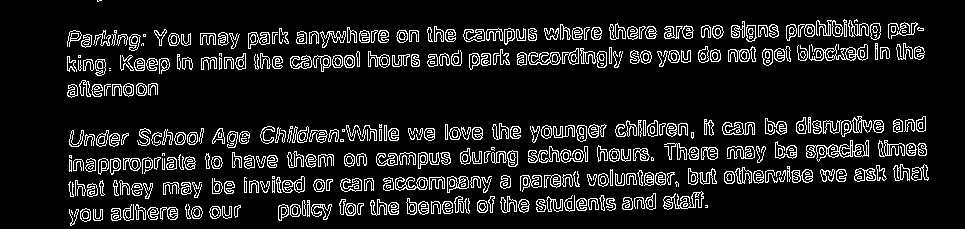
#> input picture processed_improved1_canny_sample01.jpg, 965 x 229 px, given in place of sample01.png, which was not available
$ python main.py   (older library calls are emulated)
#> lines starting #> are read from the running program, lines starting #| are printed output that depends on the picture; after the words box and inside, x2 and y2 are one past the last pixel; in counts of white or black regions, pixels touching at a corner belong together; long printed decimals are rounded; pictures that were not available may be replaced by others from this repository, and a replacement may not be noted
#> further down, img is the input picture: shape (229, 965); min 0, max 255, mean 27.7
import cv2
import argparse
import numpy as np
import pytesseract
import matplotlib.pyplot as pl
import math

debug_dir = './debug'
im_dir = './images'

# otsu global thresholding implementation
def otsu_t (img):
    print('Calculating Otsu threshold')
    ## de-noising
    # add gaussian blur to reduce image noise
    img = cv2.GaussianBlur(img, (5,5),0)
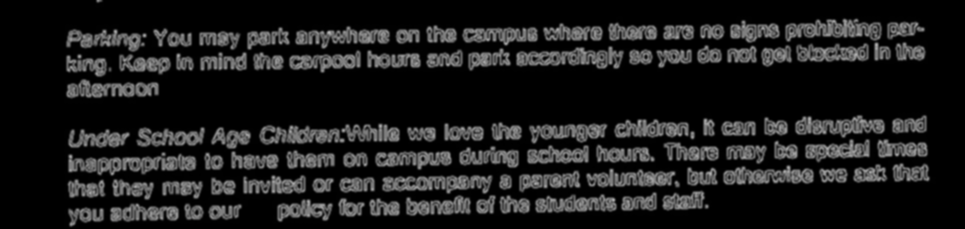
#> img: shape (229, 965); min 0, max 181, mean 27.8

    cv2.imwrite(f'{debug_dir}/gblur_{args.imname}.jpg', img) # checkpoint 1 gaussian blur

    # get image histogram
    bins = 256
    hist, bin_edges = np.histogram(img, bins=bins)
#> hist = 256 values, max 120230 at index 0, min 0 at index 3, mean 863.2; bin_edges = 257 values from 0 to 181

    # save histogram plot for analysis later
    pl.hist(hist)
    pl.title(f'{args.imname}')
    pl.xlabel("value")
    pl.ylabel("Frequency")
    pl.savefig(f"{debug_dir}/histoplot_{args.imname}.jpg")
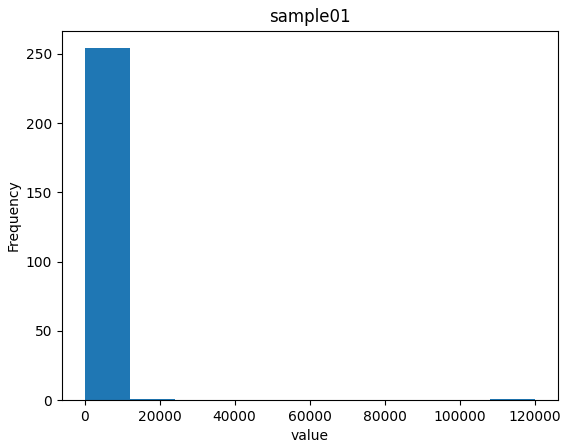
#> figure drawn by matplotlib, 1 panel; tallest bar 254 high, from x = 0 to 12023

    # perform normalization
    hist = np.divide(hist.ravel(), hist.max())
#> hist = 256 values, max 1 at index 0, min 0 at index 3, mean 0.00718

    # get centers of bins
    bin_mids = (bin_edges[:-1] + bin_edges[1:]) / 2
#> bin_mids = 256 values from 0.354 to 180.6

    # iterate over all possible thresholds and get probabilities w1 and w2
    w1 = np.cumsum(hist)
#> w1 = 256 values from 1 to 1.84
    w2 = np.cumsum(hist[::-1])[::-1]
#> w2 = 256 values, max 1.84 at index 0, min 8.32e-06 at index 248, mean 0.287

    # get mean of class u0(t) and u1(t)
    mu0 = np.cumsum(hist * bin_mids) / w1
#> mu0 = 256 values from 0.354 to 27.95
    mu1 = (np.cumsum((hist * bin_mids)[::-1]) / w2[::-1])[::-1]
#> mu1 = 256 values from 27.95 to 180.6

    # get inter class variance
    inter_class_variance = w1[:-1] * w2[1:] * (mu0[:-1] - mu1[1:]) ** 2
#> inter_class_variance = 255 values, max 5880.1 at index 70, min 0.356 at index 247, mean 3421.1

    # maximise inter class variance
    i = np.argmax(inter_class_variance)
#> i = 70

    # get threshold value
    th = bin_mids[:-1][i]
#> th = 49.85

    print(f'Threshold calculated: {th}')
#| Threshold calculated: 49.846

    _, output = cv2.threshold(img, th, 255, cv2.THRESH_BINARY)
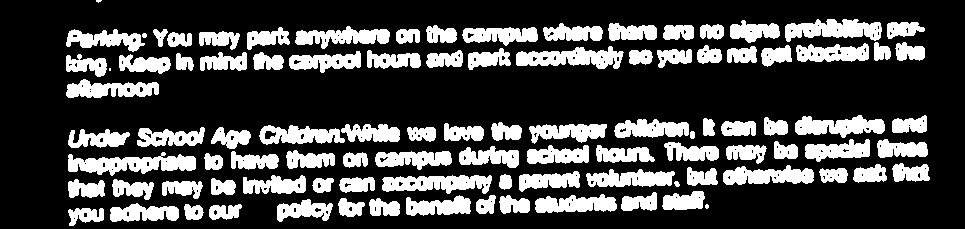
#> output: shape (229, 965); 26.7% white; 99 white regions (3 under 20 px), largest, box (x1, y1, x2, y2) and area: (68, 152, 196, 176) 1720, (516, 46, 624, 69) 1493, (785, 19, 882, 42) 1447
    print('Otsu thresholding Applied')

    return output

# Using edge detectors
# takes in an additional flag parameter to
# [93 lines left out: functions improvement1, improvement2, improvement3, not called in this run]

## Tesseract function
# takes in an image to be fed into the LSTM-based engine
def translate(img):
    print('Translating image...')
    # Adding custom options
    custom_config = r'--oem 3 --psm 6'
#> (the run stopped early here; a loop or call above may not have finished)

$ run again, on processed_improved2_sample02.jpg
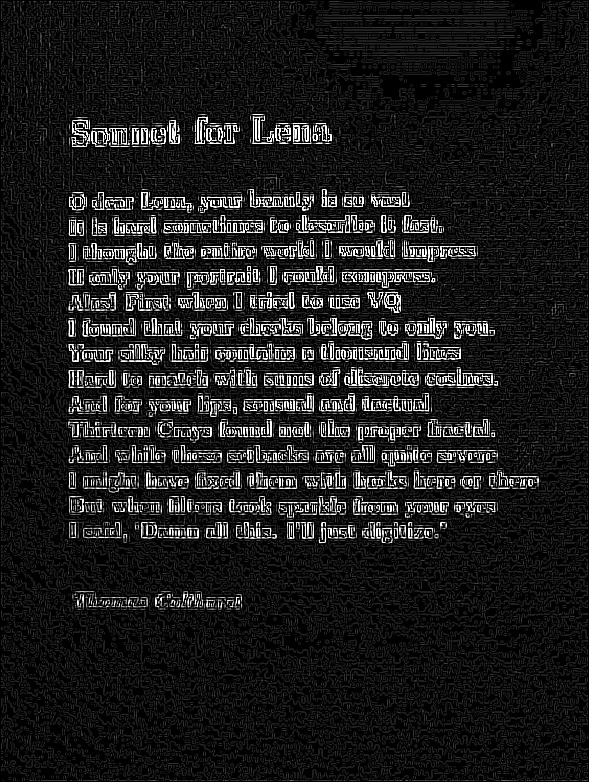
#> input picture processed_improved2_sample02.jpg, 589 x 782 px, given in place of sample01.png, which was not available
#> img is the input picture: shape (782, 589); min 0, max 255, mean 29.3
#> in otsu_t, `hist, bin_edges = np.histogram(img, bins=bins)`: hist = 256 values, max 31622 at index 17, min 0 at index 8, mean 1799.2; bin_edges = 257 values from 0 to 225
#> in otsu_t, `pl.savefig(f"{debug_dir}/histoplot_{args.imname}.jpg")`:
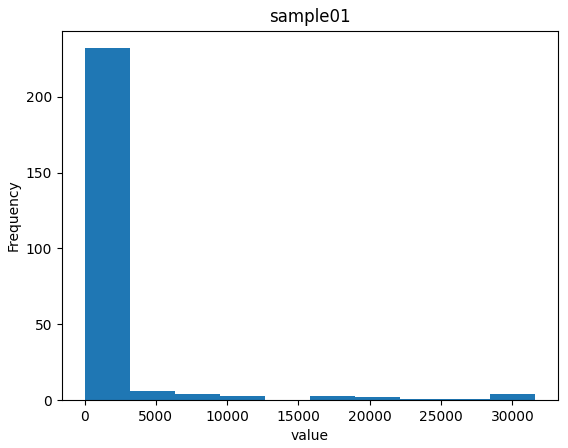
#> figure drawn by matplotlib, 1 panel; tallest bar 232 high, from x = 2.27e-13 to 3162.2
#> in otsu_t, `hist = np.divide(hist.ravel(), hist.max())`: hist = 256 values, max 1 at index 17, min 0 at index 8, mean 0.0569
#> bin_mids = 256 values from 0.439 to 224.6
#> w1 = 256 values from 0.0462 to 14.57
#> w2 = 256 values, max 14.57 at index 0, min 3.16e-05 at index 254, mean 1.93
#> mu0 = 256 values from 0.439 to 29.32
#> mu1 = 256 values from 29.32 to 224.6
#> inter_class_variance = 255 values, max 220354.5 at index 67, min 17.56 at index 253, mean 105684.2
#> i = 67
#> th = 59.33
#| Threshold calculated: 59.326
#> in otsu_t, `_, output = cv2.threshold(img, th, 255, cv2.THRESH_BINARY)`:
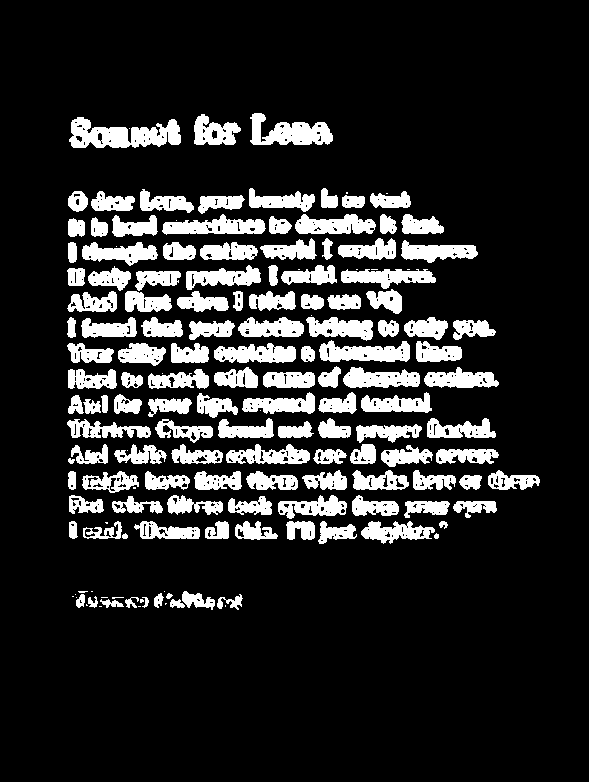
#> output: shape (782, 589); 15.8% white; 159 white regions (29 under 20 px), largest, box (x1, y1, x2, y2) and area: (69, 117, 181, 148) 2140, (250, 113, 333, 145) 1573, (319, 340, 410, 362) 1333
